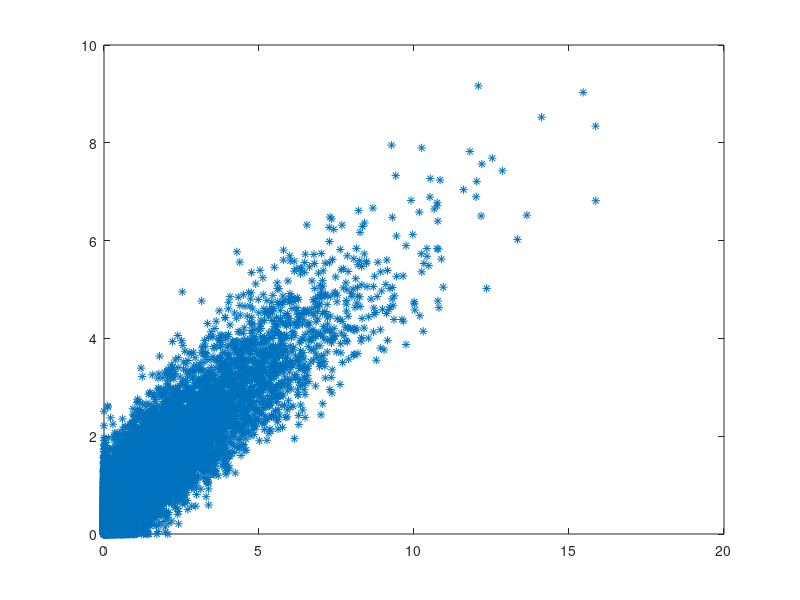

The MATLAB script that drew this image:

%   Description: Uses a European call as control for Asian call, we know EU call price from BS and it should correlate with the asian call.
%   In practice a much better control would be the geometric call option which is highly correlated with the asian call and has known price.

clear; close; clc  

%Inputs
n = 10000;                          	
T = 2;                              	
M = 5;                                %Places we sample
sigma = 0.25;                         %Standard deviations for GBMs
k = 5;                                %Strike price for basket option
r = 0.04;                                 
S0 = 6;               

%Simulation of GBM
Z = normrnd(0,1,n,M);
S = exp(cumsum((r-0.5*(sigma.^2))*(T/M)+sigma*sqrt((T/M)).*Z,2)+log(S0));

%Option payoffs
Asian_Payoffs = exp(-r*T)*max((mean(S,2)-k),0);
Control_Payoffs = exp(-r*T)*max((S(:,end)-k),0);

%Estimate prices by crude monnte carlo
Asian_PriceEst = mean(Asian_Payoffs);
Control_PriceEst = mean(Control_Payoffs);

%Price est using control variate
disp('CMC price estimate');
Asian_PriceEst

%Plots payoffs to show correlation
plot(Control_Payoffs,Asian_Payoffs,'*')

%Control mean (Calculated using Black-Scholes)
d1 = (1/(sigma*sqrt(T)))*(log(S0/k)+(r+0.5*sigma^2)*T);
d2 = d1-sigma*sqrt(T);
Control_Mean = normcdf(d1,0,1)*S0-normcdf(d2,0,1)*k*exp(-r*T);

%Calculates Y_i's
covariance= cov(Asian_Payoffs,Control_Payoffs);
alfa = - covariance(1,2)./covariance(2,2);
Y = Asian_Payoffs+alfa*(Control_Payoffs-Control_Mean);

%Prints correlation coefficient
disp('Correlation of payoffs');
rho = corr(Asian_Payoffs,Control_Payoffs)

%Price est using control variate
disp('Control variate price estimate');
mean(Y)

%Checks variances
disp('Variance ratio of payoffs');
var(Asian_Payoffs)/var(Y)

